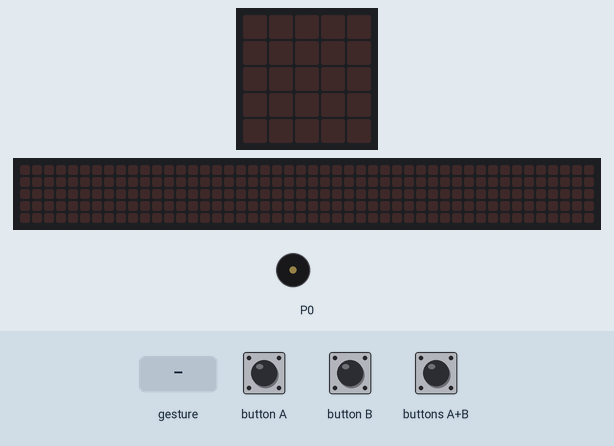
Simulated run of this program. Board: BBC micro:bit (MakeCode). On the bench: the board's 5×5 LED display, a strip that is not on the board, showing the scrolling text unrolled, buzzer (waves = sounding). Inputs (shaded band) come from the test bench. A tilt is held for 1.5 s and a shake lasts 1 s, then the board lies face up again; the 48×5 strip is a reading aid, not a part: it shows the text the display is scrolling, unrolled, one strip-width of it at a time.

Above: at 1.2 s.
1.3 s: buttons A+B pressed for 0.15 s
At 2.1 s:
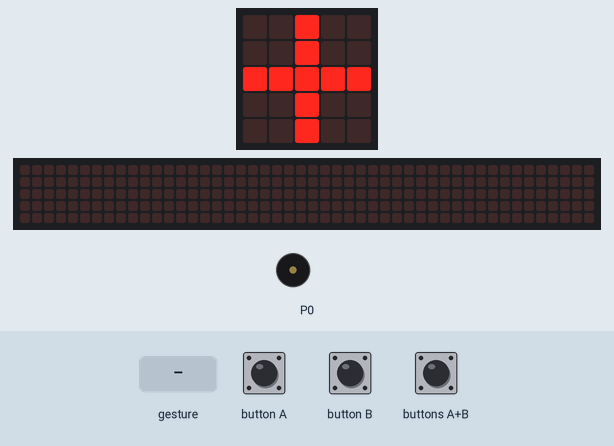
4.4 s: gesture 'shake'
At 7.2 s:
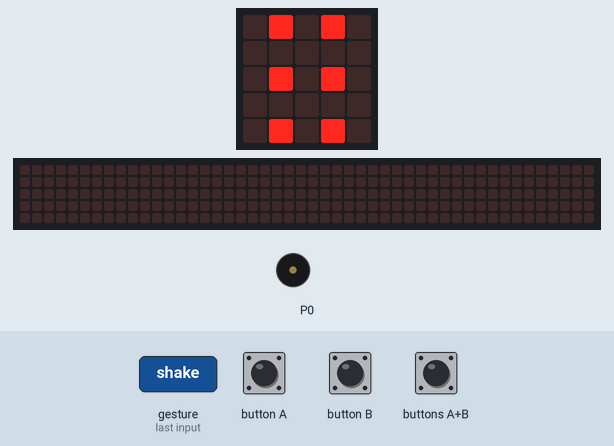
7.4 s: button A pressed for 0.15 s
At 7.62 s:
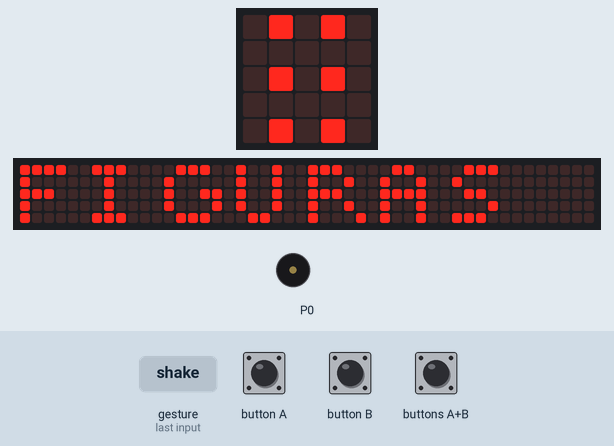
10.4 s: button B pressed for 0.15 s
13.5 s: button A pressed for 0.15 s
At 15.22 s:
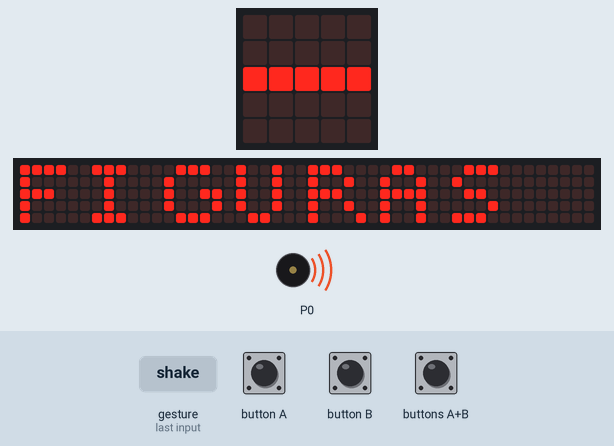
Timing chart, 0 to 24.4 s (numbered marks = the images above; inputs shaded):
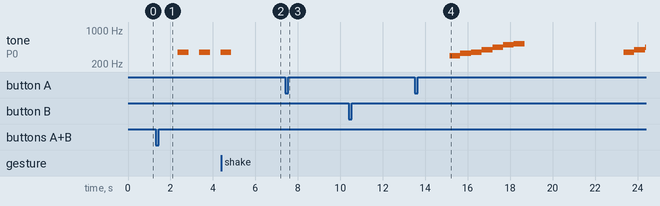

Measured:
- after the input at 1.3 s, tone on P0: alternates 349 Hz for 0.50 s and silent for 0.51 s, starting after 1.1 s; the display: changes after 0.15 s (image 1)
- after the input at 4.4 s, the display: first changes after 0.20 s (image 2 shows a later state)
- after the input at 7.4 s, tone on P0: stays silent (without the input it goes to 294 Hz after 1.9 s); the display: changes after 0.15 s (image 3)
- after the input at 13.5 s, the display: first differs from a run without the input after 1.7 s (image 4)

The program:

main.ts
```typescript
input.onButtonPressed(Button.A, function () {
    basic.showString("FIGURAS")
})
input.onGesture(Gesture.Shake, function () {
    basic.showLeds(`
        . . . . .
        . . . . .
        . . # . .
        . . . . .
        . . . . .
        `)
    basic.clearScreen()
    basic.showLeds(`
        . . . . .
        . # . . .
        . . . . .
        . . . # .
        . . . . .
        `)
    basic.clearScreen()
    basic.showLeds(`
        # . . . .
        . . . . .
        . . # . .
        . . . . .
        . . . . #
        `)
    basic.clearScreen()
    basic.showLeds(`
        # . . . #
        . . . . .
        . . . . .
        . . . . .
        # . . . #
        `)
    basic.clearScreen()
    basic.showLeds(`
        # . . . #
        . . . . .
        . . # . .
        . . . . .
        # . . . #
        `)
    basic.clearScreen()
    basic.showLeds(`
        . # . # .
        . . . . .
        . # . # .
        . . . . .
        . # . # .
        `)
})
input.onButtonPressed(Button.AB, function () {
    basic.showLeds(`
        . . # . .
        . . # . .
        # # # # #
        . . # . .
        . . # . .
        `)
    music.playMelody("- F - F - F - - ", 120)
    basic.pause(3000)
    basic.showLeds(`
        . . . . .
        . . . . .
        # # # # #
        . . . . .
        . . . . .
        `)
    music.playMelody("D E F G A B C5 - ", 120)
    basic.pause(3000)
    basic.showLeds(`
        # . . . #
        . # . # .
        . . # . .
        . # . # .
        # . . . #
        `)
    music.playMelody("F G A B C5 B A G ", 120)
    basic.pause(3000)
    basic.showLeds(`
        . . # . .
        . . . . .
        # # # # #
        . . . . .
        . . # . .
        `)
    music.playMelody("C D E D C D E D ", 120)
})
input.onButtonPressed(Button.B, function () {
    basic.showIcon(IconNames.Heart)
    basic.pause(3000)
    basic.showIcon(IconNames.House)
    basic.pause(3000)
    basic.showIcon(IconNames.TShirt)
    basic.pause(3000)
    basic.clearScreen()
})
```

test.ts
```typescript
// aquí va el archivo "tests"; esto no se compilará cuando este paquete se utilice como una extensión.
```
